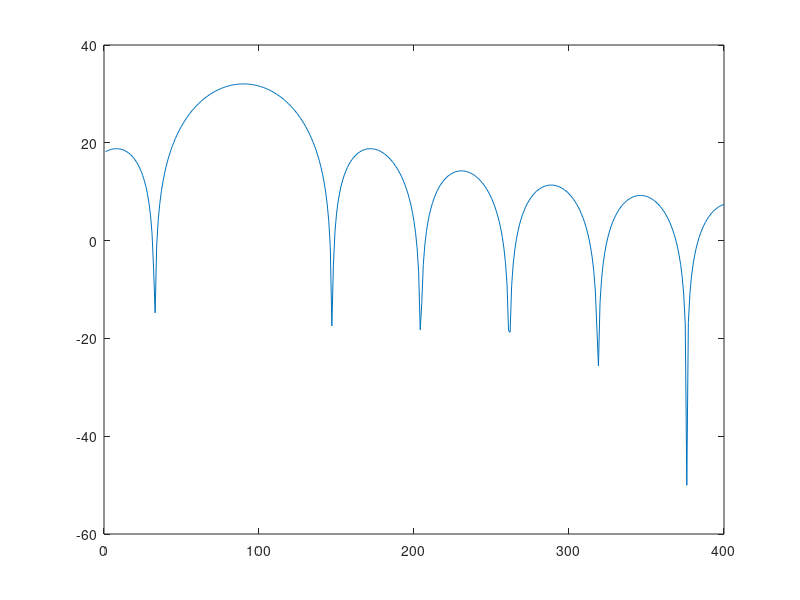
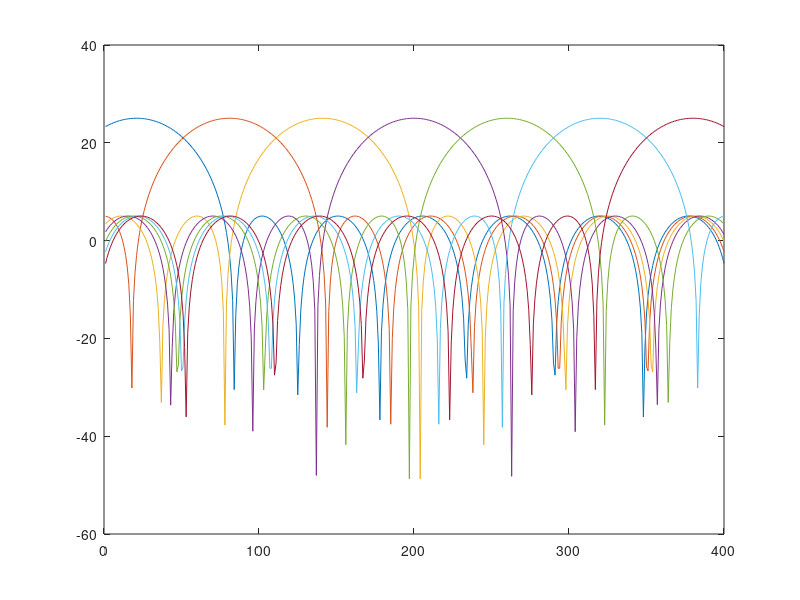

Write the MATLAB code that produced these figures, in order. (Note: this script raises an error after producing the figures.)
% Simple script to generate CFM beamformer weights for a ULA
% @author Richard Black
% @date 04/17/17

clearvars;
close all;

% Constants
c = 3e8; % speed of propagation (m/s)

% User parameters
theta = 90; % AOA in degrees
Nele = 64; % Number of elements
Nele_real = 40; % Real number of elements
Nbeams = 400; % Number of beams
Nbins = 500; % Number of frequency bins

% Derived parameters
freqs = (0:Nbins-1)*(303e3) + 1300e6; % All frequencies
d = c/freqs(end); % Element spacing
thetas = linspace(theta-5, theta+5, Nbeams);

% Get steering vectors
a = zeros(Nele, length(freqs), Nbeams);
for b = 1:length(freqs) % Iterate over frequencies
    phi = d*cos(thetas*pi/180)/c*2*pi*freqs(b); % Phase shift
    exponent = kron((1:Nele).', phi);
    a(:,b,:) = exp(1j*exponent); % Steering vector
end

% Plot the beam pattern for one AOA
b_end = length(freqs);
my_a = squeeze(a(:,b_end,:));
gain = zeros(Nbeams, 1);
beam_idx = 90;
for nb = 1:Nbeams
    gain(nb) = abs(my_a(1:Nele_real,nb)'*(my_a(1:Nele_real,beam_idx)*my_a(1:Nele_real,beam_idx)')*my_a(1:Nele_real,nb));
end

figure();
plot(10*log10(gain));

% Get the responses in the AOAs of interest
desired_beam_thetas = [85.5, 87, 88.5, 90, 91.5, 93, 94.5];
d_idx = 1;
indices = zeros(length(desired_beam_thetas), 1);
for d_theta = desired_beam_thetas
    [~,indices(d_idx)] = min(abs(d_theta - thetas));
    d_idx = d_idx + 1;
end


% Plot the overlaid responses just for fun
my_window = chebwin(Nele_real, 20);
beams = zeros(Nbeams, length(indices));
new_w = zeros(Nele_real, Nbins, length(indices));
for t_idx = 1:length(indices)
    for nb = 1:Nbeams
        for nf = 1:Nbins
            new_w(:,nf, t_idx) = my_window.*a(1:Nele_real, nf, indices(t_idx));
        end
        beams(nb,t_idx) = abs(new_w(:,end,t_idx)'*my_a(1:Nele_real,nb))^2;
    end
end
figure();
plot(10*log10(beams));

final_w = zeros(Nele, Nbins, 14);
final_w(1:Nele_real,:,1:7) = new_w;
final_w(1:Nele_real,:,8:14) = new_w;

% Get dimensions in correct order
weights = permute(final_w, [3, 2, 1]);

% Select out frequencies of interest
xid = 12; % zero-indexed
freq_idxs = xid*5 + [1:5, 101:105, 201:205, 301:305, 401:405];
final_weights = weights(:,freq_idxs,:);

weight_file(final_weights, 14, 25, Nele);

% Open weight file and confirm
FID = fopen('weights.in','rb');
% First 64x25x2 floats are beam X0
% Next are beam X1...X7
% Them beams Y0...Y7
% Internally, each beam has ordering (fast->slow), re/im, elements, frequency
X = zeros(64, 25, 7);
Y = zeros(64, 25, 7);
for nb = 1:7
    Xtmp = fread(FID, 25*64*2, 'single');
    Xtmp = Xtmp(1:2:end) + 1j*Xtmp(2:2:end);
    X(:,:,nb) = reshape(Xtmp, 64, 25);
end
for nb = 1:7
    Ytmp = fread(FID, 25*64*2, 'single');
    Ytmp = Ytmp(1:2:end) + 1j*Ytmp(2:2:end);
    Y(:,:,nb) = reshape(Ytmp, 64, 25);
end

% Plot beam patterns
beams = zeros(Nbeams, length(indices));
for t_idx = 1:7
    for nb = 1:Nbeams
        beams(nb,t_idx) = abs(X(:,end,t_idx)'*my_a(1:Nele,nb))^2;
    end
end
figure();
plot(10*log10(beams));